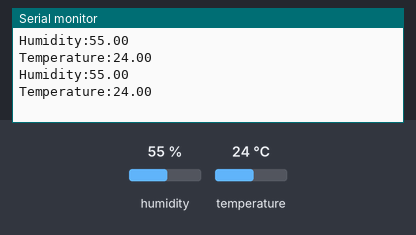
Recording of a sketch running on a simulated Arduino Uno, built with avr-gcc and run on an emulated ATmega328P. Shown: the last lines printed to the serial monitor. Inputs (shaded band) come from the test bench; at power-on: humidity 55 %, temperature 24 °C.

Above: at 4.8 s.
4.9 s: humidity set to 22 %
At 6.8 s:
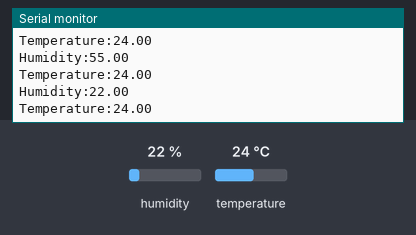
7.9 s: temperature set to 12 °C
At 9.3 s:
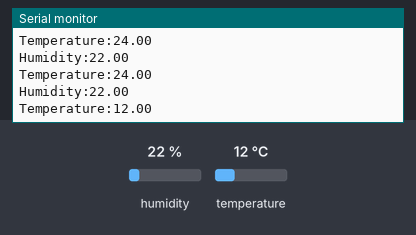
10.9 s: humidity set to 40 %
At 12.9 s:
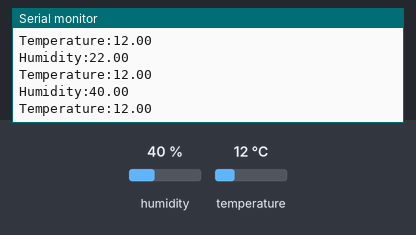
Timing chart, 0 to 14.4 s (numbered marks = the images above; inputs shaded):
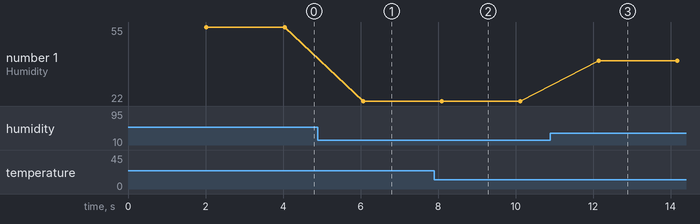

Measured:
- after the input at 4.9 s, the serial monitor: prints a new line after 1.2 s (image 1)
- after the input at 7.9 s, the serial monitor: prints a new line after 0.21 s (image 2)
- after the input at 10.9 s, the serial monitor: prints a new line after 1.2 s (image 3)
- plotted number 1: 55 → 22 after the input at 4.9 s, 22 → 40 after the input at 10.9 s

The sketch:

serial_connect_final.ino
```cpp
#include "DHT.h";
#define DHTPIN A1
#define DHTTYPE DHT11
DHT dht(DHTPIN, DHTTYPE);
void setup() {
  // put your setup code here, to run once:
  Serial.begin(9600);
  dht.begin();
}

void loop() {
  // put your main code here, to run repeatedly:
  delay(2000);
  float h = dht.readHumidity();
  // Read temperature as Celsius (the default)
  float t = dht.readTemperature();
  // Read temperature as Fahrenheit (isFahrenheit = true)
  float f = dht.readTemperature(true);
  if (isnan(h) || isnan(t) || isnan(f)) {
    Serial.println(F("Failed to read from DHT sensor!"));
    return;
  }

    // Compute heat index in Fahrenheit (the default)
  float hif = dht.computeHeatIndex(f, h);
  // Compute heat index in Celsius (isFahreheit = false)
  float hic = dht.computeHeatIndex(t, h, false);
  Serial.print("Humidity:");
  Serial.println(h);
  Serial.print("Temperature:");
  Serial.println(t);
  //Serial.print(F("°F  Heat index: "));
  //Serial.print(hic);
  //Serial.print(F("°C "));
  //Serial.print(hif);
  //Serial.println(F("°F"));
}
```
